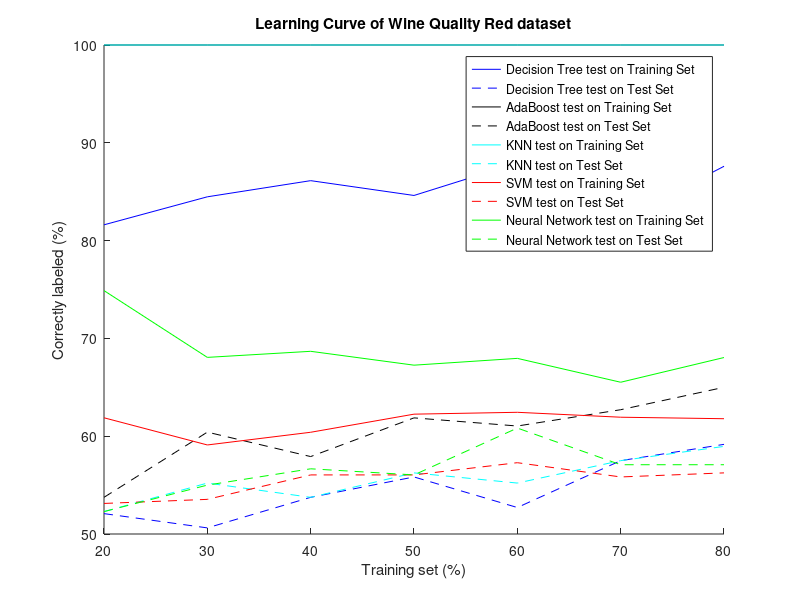
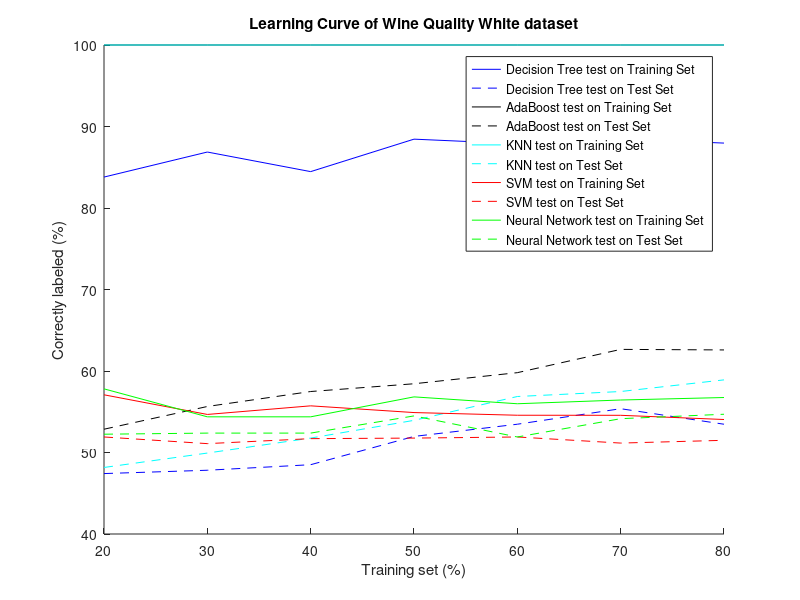
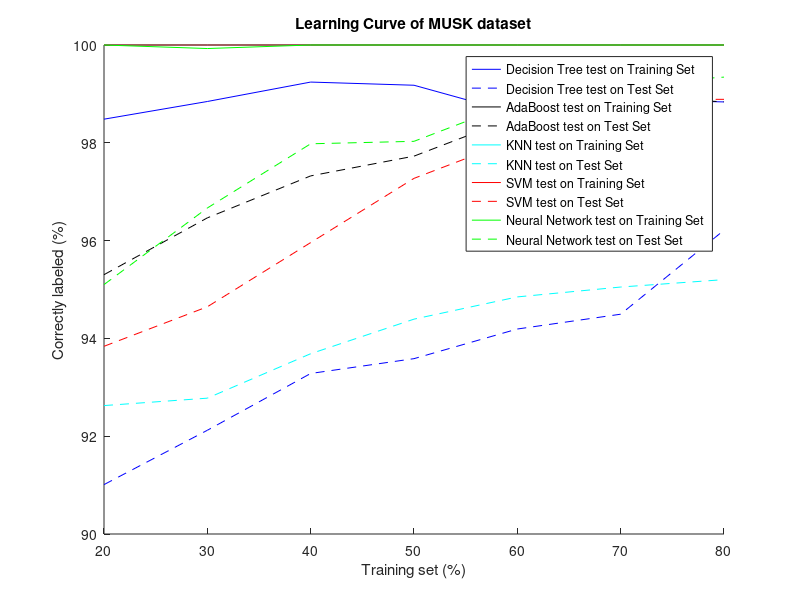

MATLAB code to generate these figures, in order:
percentage = linspace(20,80,7);
wine_red_DT_training = [81.6143	84.4776	86.1298	84.6154	87.9285	82.1201	87.5978];
wine_red_DT_test = [52.0833	50.625 53.75 55.8333 52.7083 57.5 59.166];
wine_red_AdaBoost_training = [100 100 100 100 100 100 100];
wine_red_AdaBoost_test = [53.75	60.4167	57.9167	61.875 61.0417 62.7083 65];
wine_red_KNN_training = [100 100 100 100 100 100 100];
wine_red_KNN_test = [52.2917 55.2083 53.75 56.25 55.2083 57.5 58.9583];
wine_red_SVM_training = [61.8834 59.1045 60.4027 62.254	62.4441	61.9413	61.7877];
wine_red_SVM_test = [53.125	53.5417	56.0417	56.0417	57.2917	55.8333	56.25];
wine_red_NN_training = [74.8879	68.0597	68.6801	67.263 67.9583	65.5172	68.0447];
wine_red_NN_test = [52.2917	55 56.6667 56.0417 60.8333 57.0833 57.0833];

wine_white_DT_training = [83.7956 86.8677 84.4639 88.4481 87.8891 88.4952 87.965];
wine_white_DT_test = [47.415 47.8231 48.5034 51.9728 53.4694 55.3741 53.4694];
wine_white_AdaBoost_training = [100 100 100 100 100 100 100];
wine_white_AdaBoost_test = [52.8571	55.6463	57.483 58.4354 59.7959 62.6531 62.585];
wine_white_KNN_training = [100 100 100 100 100 100 100];
wine_white_KNN_test = [48.1633 49.932 51.7687 53.9456 56.8707 57.483 58.9116];
wine_white_SVM_training = [57.0803	54.6693	55.7257	54.9008	54.572 54.5644 54.0481];
wine_white_SVM_test = [51.9048 51.0884 51.7007 51.7687 51.9048 51.1565 51.4966];
wine_white_NN_training = [57.8102 54.3774 54.3774 56.8261 55.9825 56.4402 56.7469];
wine_white_NN_test = [52.2449 52.381 52.381	54.4898	51.9048	54.1497	54.6939];

musk_DT_training = [98.4832	98.8448	99.242 99.1771 98.5921 98.8861 98.836];
musk_DT_test = [91.0101	92.1212	93.2828	93.5859	94.1919	94.4949	96.2121];
musk_AdaBoost_training = [100 100 100 100 100 100 100];
musk_AdaBoost_test = [95.303 96.4646 97.3232 97.7273 98.5354 98.9394 98.8384];
musk_KNN_training = [100 100 100 100 100 100 100];
musk_KNN_test = [92.6263 92.7778 93.6869 94.3939 94.8485 95.0505 95.202];
musk_SVM_training = [100 100 100 100 100 100 100];
musk_SVM_test = [93.8384 94.6465 95.9596 97.2727 98.0808 98.8889 98.8889];
musk_NN_training = [100	99.9278	100	100	100	100	100];
musk_NN_test = [95.101 96.6667 97.9798 98.0303 98.8384 99.1919 99.3434];

figure
hold on 
plot(percentage,wine_red_DT_training,'b')
plot(percentage,wine_red_DT_test,'b--')
plot(percentage,wine_red_AdaBoost_training,'k')
plot(percentage,wine_red_AdaBoost_test,'k--')
plot(percentage,wine_red_KNN_training,'c')
plot(percentage,wine_red_KNN_test,'c--')
plot(percentage,wine_red_SVM_training,'r')
plot(percentage,wine_red_SVM_test,'r--')
plot(percentage,wine_red_NN_training,'g')
plot(percentage,wine_red_NN_test,'g--')
xlabel('Training set (%)')
ylabel('Correctly labeled (%)')
legend('Decision Tree test on Training Set', 'Decision Tree test on Test Set', ...
        'AdaBoost test on Training Set', 'AdaBoost test on Test Set', ...
        'KNN test on Training Set', 'KNN test on Test Set', ...
        'SVM test on Training Set', 'SVM test on Test Set', ...
        'Neural Network test on Training Set', 'Neural Network test on Test Set')
title('Learning Curve of Wine Quality Red dataset') 
hold off
figure
hold on 
plot(percentage,wine_white_DT_training,'b')
plot(percentage,wine_white_DT_test,'b--')
plot(percentage,wine_white_AdaBoost_training,'k')
plot(percentage,wine_white_AdaBoost_test,'k--')
plot(percentage,wine_white_KNN_training,'c')
plot(percentage,wine_white_KNN_test,'c--')
plot(percentage,wine_white_SVM_training,'r')
plot(percentage,wine_white_SVM_test,'r--')
plot(percentage,wine_white_NN_training,'g')
plot(percentage,wine_white_NN_test,'g--')
xlabel('Training set (%)')
ylabel('Correctly labeled (%)')
legend('Decision Tree test on Training Set', 'Decision Tree test on Test Set', ...
        'AdaBoost test on Training Set', 'AdaBoost test on Test Set', ...
        'KNN test on Training Set', 'KNN test on Test Set', ...
        'SVM test on Training Set', 'SVM test on Test Set', ...
        'Neural Network test on Training Set', 'Neural Network test on Test Set')
title('Learning Curve of Wine Quality White dataset') 
hold off
figure
hold on 
plot(percentage,musk_DT_training,'b')
plot(percentage,musk_DT_test,'b--')
plot(percentage,musk_AdaBoost_training,'k')
plot(percentage,musk_AdaBoost_test,'k--')
plot(percentage,musk_KNN_training,'c')
plot(percentage,musk_KNN_test,'c--')
plot(percentage,musk_SVM_training,'r')
plot(percentage,musk_SVM_test,'r--')
plot(percentage,musk_NN_training,'g')
plot(percentage,musk_NN_test,'g--')
xlabel('Training set (%)')
ylabel('Correctly labeled (%)')
legend('Decision Tree test on Training Set', 'Decision Tree test on Test Set', ...
        'AdaBoost test on Training Set', 'AdaBoost test on Test Set', ...
        'KNN test on Training Set', 'KNN test on Test Set', ...
        'SVM test on Training Set', 'SVM test on Test Set', ...
        'Neural Network test on Training Set', 'Neural Network test on Test Set')
title('Learning Curve of MUSK dataset') 
hold off
        